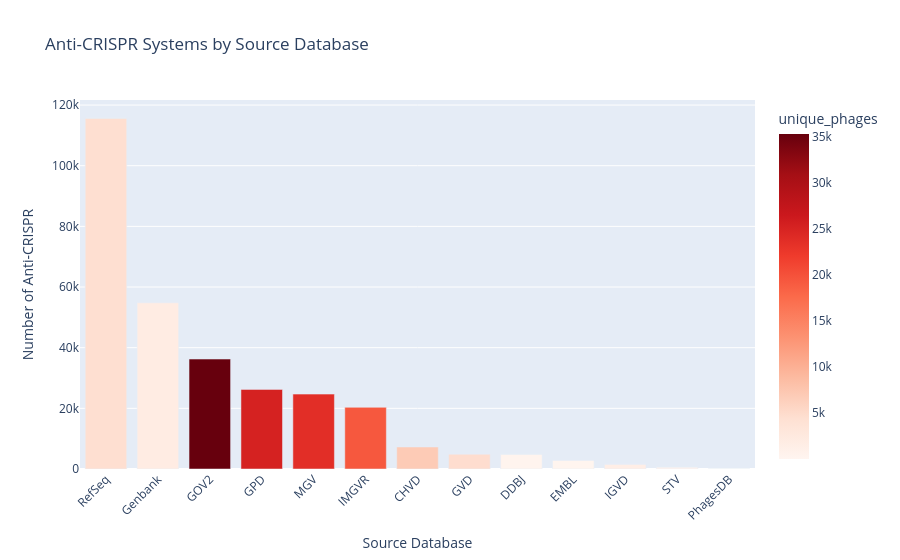

Notebook code for this chart:
### Code cell
# Cell 11: Anti-CRISPR Analysis
acr_stats = conn.execute("""
    SELECT 
        Source_DB,
        COUNT(*) as acr_count,
        COUNT(DISTINCT Phage_ID) as unique_phages,
        COUNT(DISTINCT Source) as source_types
    FROM dim_anti_crispr
    GROUP BY Source_DB
    ORDER BY acr_count DESC
""").df()

print("\n🛡️ Anti-CRISPR Statistics by Source:")
print(acr_stats)

# Visualize
fig = px.bar(acr_stats, 
             x='Source_DB', 
             y='acr_count',
             title='Anti-CRISPR Systems by Source Database',
             labels={'acr_count': 'Number of Anti-CRISPR', 'Source_DB': 'Source Database'},
             color='unique_phages',
             color_continuous_scale='Reds')

fig.update_layout(xaxis_tickangle=-45)
fig.show()

### Figure 1 — Plotly figure (JSON) as saved in the notebook; plotly's stock layout.template omitted (floating-point values rounded to 4 significant figures)
{"data": [{"hovertemplate": "Source Database=%{x}<br>Number of Anti-CRISPR=%{y}<br>unique_phages=%{marker.color}<extra></extra>", "legendgroup": "", "marker": {"color": [4571, 2022, 35255, 25238, 23664, 19374, 6982, 4747, 287, 138, 1467, 573, 48], "coloraxis": "coloraxis", "pattern": {"shape": ""}}, "name": "", "orientation": "v", "showlegend": false, "textposition": "auto", "type": "bar", "x": ["RefSeq", "Genbank", "GOV2", "GPD", "MGV", "IMGVR", "CHVD", "GVD", "DDBJ", "EMBL", "IGVD", "STV", "PhagesDB"], "xaxis": "x", "y": [115583, 54816, 36246, 26249, 24692, 20338, 7256, 4882, 4803, 2807, 1523, 589, 48], "yaxis": "y"}], "layout": {"barmode": "relative", "coloraxis": {"colorbar": {"title": {"text": "unique_phages"}}, "colorscale": [[0, "rgb(255,245,240)"], [0.125, "rgb(254,224,210)"], [0.25, "rgb(252,187,161)"], [0.375, "rgb(252,146,114)"], [0.5, "rgb(251,106,74)"], [0.625, "rgb(239,59,44)"], [0.75, "rgb(203,24,29)"], [0.875, "rgb(165,15,21)"], [1, "rgb(103,0,13)"]]}, "legend": {"tracegroupgap": 0}, "title": {"text": "Anti-CRISPR Systems by Source Database"}, "xaxis": {"anchor": "y", "domain": [0, 1], "tickangle": -45, "title": {"text": "Source Database"}}, "yaxis": {"anchor": "x", "domain": [0, 1], "title": {"text": "Number of Anti-CRISPR"}}}}
